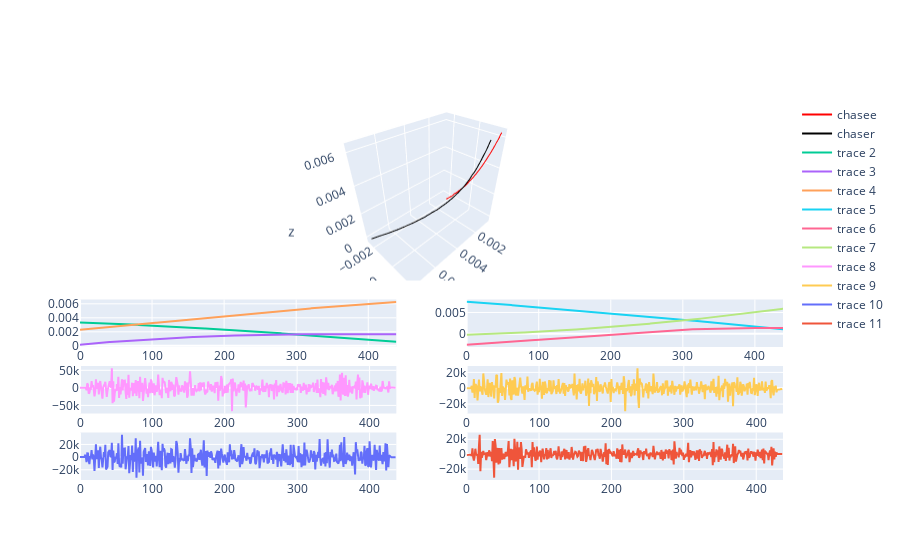
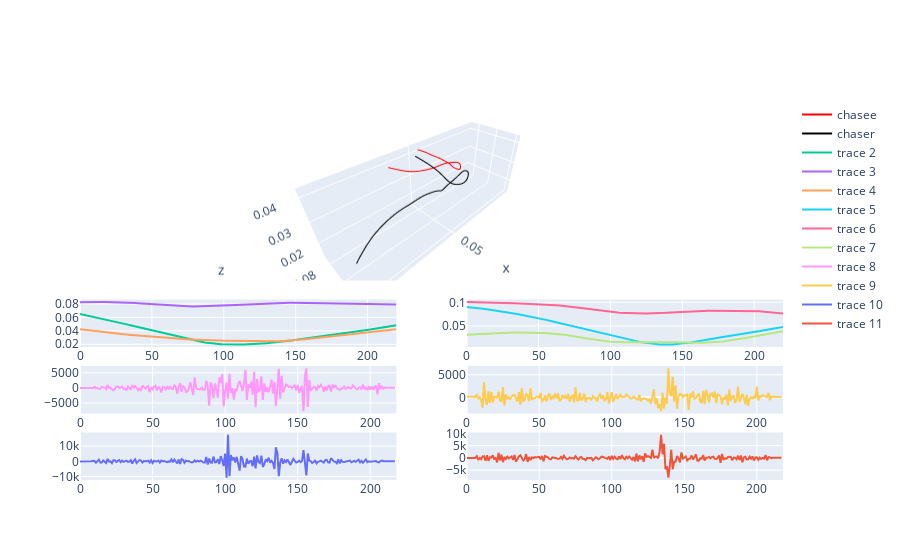
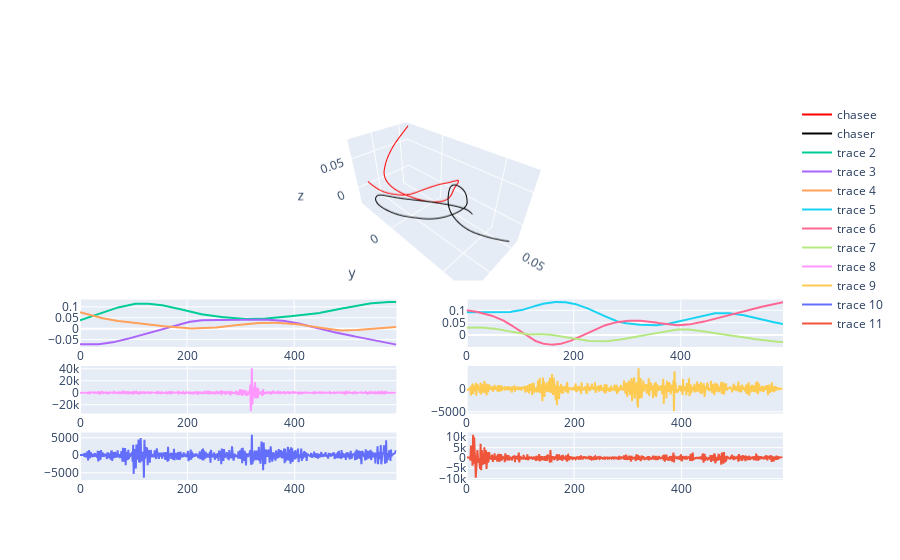
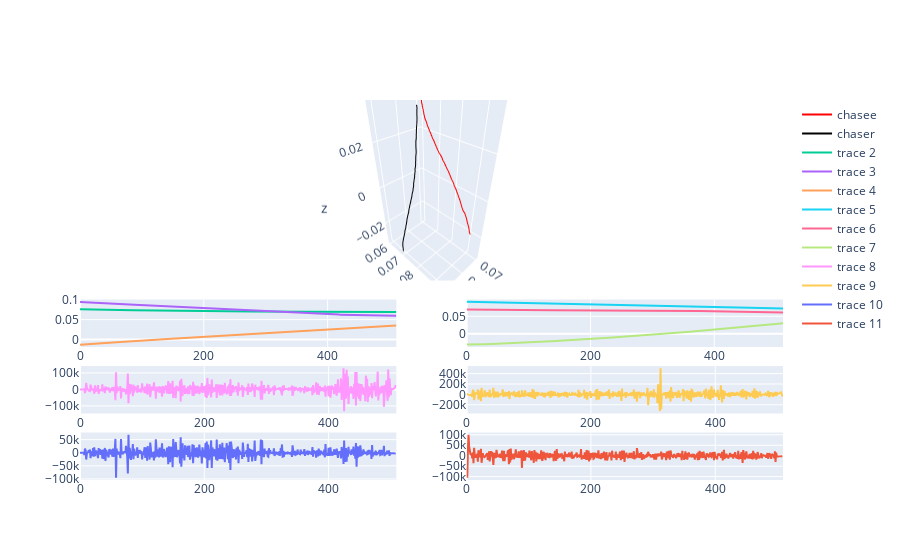

Here is the notebook cell these charts were saved with, in order:
### Code cell
for f in speed_files:
    name = f.split('\\')[-1][:-4]
    print(name)
    df_speed = pd.read_csv(f)
    
    df = pd.read_csv([f for f in COM_files if name[:-15] in f][0])
    
    fig = make_subplots(rows=6, cols = 2,
                       specs=[
        [{"rowspan": 3, "colspan": 2, "type": "scatter3d"}, None],
                           [None, None],
                           [None, None],
        [{"type": "scatter"}, {"type": "scatter"}],
                           [{"type": "scatter"}, {"type": "scatter"}],
                           [{"type": "scatter"}, {"type": "scatter"}]
    ])
    
    #row 1 - 3D tracks
    fig.add_trace(go.Scatter3d(x=df['chasee_com_x'], y=df['chasee_com_y'], z=df['chasee_com_z'],
                               mode = 'lines',
                               marker = dict(size = 4, color = "red"),
                                name = 'chasee'), row = 1, col = 1)
    fig.add_trace(go.Scatter3d(x=df['chaser_com_x'], y=df['chaser_com_y'], z=df['chaser_com_z'],
                               mode = 'lines',
                               marker = dict(size = 4, color = "black"),
                                name = 'chaser'), row = 1, col = 1)
    
    
    #row 2 - tracks in time
    fig.add_trace(go.Scatter(y= df['chasee_com_x'], mode='lines'), row=4, col=1)
    fig.add_trace(go.Scatter(y= df['chasee_com_y'], mode='lines'), row=4, col=1)
    fig.add_trace(go.Scatter(y= df['chasee_com_z'], mode='lines'), row=4, col=1)
    
    fig.add_trace(go.Scatter(y= df['chaser_com_x'], mode='lines'), row=4, col=2)
    fig.add_trace(go.Scatter(y= df['chaser_com_y'], mode='lines'), row=4, col=2)
    fig.add_trace(go.Scatter(y= df['chaser_com_z'], mode='lines'), row=4, col=2)
    
    # row 3 - theta speed
    fig.add_trace(go.Scatter(y= df_speed['chasee_theta_speed'], mode='lines'), row=5, col=1)
    fig.add_trace(go.Scatter(y= df_speed['chaser_theta_speed'], mode='lines'), row=5, col=2)
        
    #row 4 - phi speed
    fig.add_trace(go.Scatter(y= df_speed['chasee_phi_speed'], mode='lines'), row=6, col=1)
    fig.add_trace(go.Scatter(y= df_speed['chaser_phi_speed'], mode='lines'), row=6, col=2)
    fig.show()

### Figure 1 — Plotly figure (JSON) as saved in the notebook; plotly's stock layout.template omitted (floating-point values rounded to 4 significant figures; data arrays with more than 128 entries replaced by an {"elided": "..."} marker saying what was removed)
{"data": [{"marker": {"color": "red", "size": 4}, "mode": "lines", "name": "chasee", "scene": "scene", "type": "scatter3d", "x": {"elided": "440 float values"}, "y": {"elided": "440 float values"}, "z": {"elided": "440 float values"}}, {"marker": {"color": "black", "size": 4}, "mode": "lines", "name": "chaser", "scene": "scene", "type": "scatter3d", "x": {"elided": "440 float values"}, "y": {"elided": "440 float values"}, "z": {"elided": "440 float values"}}, {"mode": "lines", "type": "scatter", "xaxis": "x", "y": {"elided": "440 float values"}, "yaxis": "y"}, {"mode": "lines", "type": "scatter", "xaxis": "x", "y": {"elided": "440 float values"}, "yaxis": "y"}, {"mode": "lines", "type": "scatter", "xaxis": "x", "y": {"elided": "440 float values"}, "yaxis": "y"}, {"mode": "lines", "type": "scatter", "xaxis": "x2", "y": {"elided": "440 float values"}, "yaxis": "y2"}, {"mode": "lines", "type": "scatter", "xaxis": "x2", "y": {"elided": "440 float values"}, "yaxis": "y2"}, {"mode": "lines", "type": "scatter", "xaxis": "x2", "y": {"elided": "440 float values"}, "yaxis": "y2"}, {"mode": "lines", "type": "scatter", "xaxis": "x3", "y": {"elided": "438 float values"}, "yaxis": "y3"}, {"mode": "lines", "type": "scatter", "xaxis": "x4", "y": {"elided": "438 float values"}, "yaxis": "y4"}, {"mode": "lines", "type": "scatter", "xaxis": "x5", "y": {"elided": "438 float values"}, "yaxis": "y5"}, {"mode": "lines", "type": "scatter", "xaxis": "x6", "y": {"elided": "438 float values"}, "yaxis": "y6"}], "layout": {"scene": {"domain": {"x": [0, 1], "y": [0.525, 1]}}, "xaxis": {"anchor": "y", "domain": [0, 0.45]}, "xaxis2": {"anchor": "y2", "domain": [0.55, 1]}, "xaxis3": {"anchor": "y3", "domain": [0, 0.45]}, "xaxis4": {"anchor": "y4", "domain": [0.55, 1]}, "xaxis5": {"anchor": "y5", "domain": [0, 0.45]}, "xaxis6": {"anchor": "y6", "domain": [0.55, 1]}, "yaxis": {"anchor": "x", "domain": [0.35, 0.475]}, "yaxis2": {"anchor": "x2", "domain": [0.35, 0.475]}, "yaxis3": {"anchor": "x3", "domain": [0.175, 0.3]}, "yaxis4": {"anchor": "x4", "domain": [0.175, 0.3]}, "yaxis5": {"anchor": "x5", "domain": [0, 0.125]}, "yaxis6": {"anchor": "x6", "domain": [0, 0.125]}}}

### Figure 2 — Plotly figure (JSON) as saved in the notebook; plotly's stock layout.template omitted (floating-point values rounded to 4 significant figures; data arrays with more than 128 entries replaced by an {"elided": "..."} marker saying what was removed)
{"data": [{"marker": {"color": "red", "size": 4}, "mode": "lines", "name": "chasee", "scene": "scene", "type": "scatter3d", "x": {"elided": "221 float values"}, "y": {"elided": "221 float values"}, "z": {"elided": "221 float values"}}, {"marker": {"color": "black", "size": 4}, "mode": "lines", "name": "chaser", "scene": "scene", "type": "scatter3d", "x": {"elided": "221 float values"}, "y": {"elided": "221 float values"}, "z": {"elided": "221 float values"}}, {"mode": "lines", "type": "scatter", "xaxis": "x", "y": {"elided": "221 float values"}, "yaxis": "y"}, {"mode": "lines", "type": "scatter", "xaxis": "x", "y": {"elided": "221 float values"}, "yaxis": "y"}, {"mode": "lines", "type": "scatter", "xaxis": "x", "y": {"elided": "221 float values"}, "yaxis": "y"}, {"mode": "lines", "type": "scatter", "xaxis": "x2", "y": {"elided": "221 float values"}, "yaxis": "y2"}, {"mode": "lines", "type": "scatter", "xaxis": "x2", "y": {"elided": "221 float values"}, "yaxis": "y2"}, {"mode": "lines", "type": "scatter", "xaxis": "x2", "y": {"elided": "221 float values"}, "yaxis": "y2"}, {"mode": "lines", "type": "scatter", "xaxis": "x3", "y": {"elided": "219 float values"}, "yaxis": "y3"}, {"mode": "lines", "type": "scatter", "xaxis": "x4", "y": {"elided": "219 float values"}, "yaxis": "y4"}, {"mode": "lines", "type": "scatter", "xaxis": "x5", "y": {"elided": "219 float values"}, "yaxis": "y5"}, {"mode": "lines", "type": "scatter", "xaxis": "x6", "y": {"elided": "219 float values"}, "yaxis": "y6"}], "layout": {"scene": {"domain": {"x": [0, 1], "y": [0.525, 1]}}, "xaxis": {"anchor": "y", "domain": [0, 0.45]}, "xaxis2": {"anchor": "y2", "domain": [0.55, 1]}, "xaxis3": {"anchor": "y3", "domain": [0, 0.45]}, "xaxis4": {"anchor": "y4", "domain": [0.55, 1]}, "xaxis5": {"anchor": "y5", "domain": [0, 0.45]}, "xaxis6": {"anchor": "y6", "domain": [0.55, 1]}, "yaxis": {"anchor": "x", "domain": [0.35, 0.475]}, "yaxis2": {"anchor": "x2", "domain": [0.35, 0.475]}, "yaxis3": {"anchor": "x3", "domain": [0.175, 0.3]}, "yaxis4": {"anchor": "x4", "domain": [0.175, 0.3]}, "yaxis5": {"anchor": "x5", "domain": [0, 0.125]}, "yaxis6": {"anchor": "x6", "domain": [0, 0.125]}}}

### Figure 3 — Plotly figure (JSON) as saved in the notebook; plotly's stock layout.template omitted (floating-point values rounded to 4 significant figures; data arrays with more than 128 entries replaced by an {"elided": "..."} marker saying what was removed)
{"data": [{"marker": {"color": "red", "size": 4}, "mode": "lines", "name": "chasee", "scene": "scene", "type": "scatter3d", "x": {"elided": "592 float values"}, "y": {"elided": "592 float values"}, "z": {"elided": "592 float values"}}, {"marker": {"color": "black", "size": 4}, "mode": "lines", "name": "chaser", "scene": "scene", "type": "scatter3d", "x": {"elided": "592 float values"}, "y": {"elided": "592 float values"}, "z": {"elided": "592 float values"}}, {"mode": "lines", "type": "scatter", "xaxis": "x", "y": {"elided": "592 float values"}, "yaxis": "y"}, {"mode": "lines", "type": "scatter", "xaxis": "x", "y": {"elided": "592 float values"}, "yaxis": "y"}, {"mode": "lines", "type": "scatter", "xaxis": "x", "y": {"elided": "592 float values"}, "yaxis": "y"}, {"mode": "lines", "type": "scatter", "xaxis": "x2", "y": {"elided": "592 float values"}, "yaxis": "y2"}, {"mode": "lines", "type": "scatter", "xaxis": "x2", "y": {"elided": "592 float values"}, "yaxis": "y2"}, {"mode": "lines", "type": "scatter", "xaxis": "x2", "y": {"elided": "592 float values"}, "yaxis": "y2"}, {"mode": "lines", "type": "scatter", "xaxis": "x3", "y": {"elided": "590 float values"}, "yaxis": "y3"}, {"mode": "lines", "type": "scatter", "xaxis": "x4", "y": {"elided": "590 float values"}, "yaxis": "y4"}, {"mode": "lines", "type": "scatter", "xaxis": "x5", "y": {"elided": "590 float values"}, "yaxis": "y5"}, {"mode": "lines", "type": "scatter", "xaxis": "x6", "y": {"elided": "590 float values"}, "yaxis": "y6"}], "layout": {"scene": {"domain": {"x": [0, 1], "y": [0.525, 1]}}, "xaxis": {"anchor": "y", "domain": [0, 0.45]}, "xaxis2": {"anchor": "y2", "domain": [0.55, 1]}, "xaxis3": {"anchor": "y3", "domain": [0, 0.45]}, "xaxis4": {"anchor": "y4", "domain": [0.55, 1]}, "xaxis5": {"anchor": "y5", "domain": [0, 0.45]}, "xaxis6": {"anchor": "y6", "domain": [0.55, 1]}, "yaxis": {"anchor": "x", "domain": [0.35, 0.475]}, "yaxis2": {"anchor": "x2", "domain": [0.35, 0.475]}, "yaxis3": {"anchor": "x3", "domain": [0.175, 0.3]}, "yaxis4": {"anchor": "x4", "domain": [0.175, 0.3]}, "yaxis5": {"anchor": "x5", "domain": [0, 0.125]}, "yaxis6": {"anchor": "x6", "domain": [0, 0.125]}}}

### Figure 4 — Plotly figure (JSON) as saved in the notebook; plotly's stock layout.template omitted (floating-point values rounded to 4 significant figures; data arrays with more than 128 entries replaced by an {"elided": "..."} marker saying what was removed)
{"data": [{"marker": {"color": "red", "size": 4}, "mode": "lines", "name": "chasee", "scene": "scene", "type": "scatter3d", "x": {"elided": "512 float values"}, "y": {"elided": "512 float values"}, "z": {"elided": "512 float values"}}, {"marker": {"color": "black", "size": 4}, "mode": "lines", "name": "chaser", "scene": "scene", "type": "scatter3d", "x": {"elided": "512 float values"}, "y": {"elided": "512 float values"}, "z": {"elided": "512 float values"}}, {"mode": "lines", "type": "scatter", "xaxis": "x", "y": {"elided": "512 float values"}, "yaxis": "y"}, {"mode": "lines", "type": "scatter", "xaxis": "x", "y": {"elided": "512 float values"}, "yaxis": "y"}, {"mode": "lines", "type": "scatter", "xaxis": "x", "y": {"elided": "512 float values"}, "yaxis": "y"}, {"mode": "lines", "type": "scatter", "xaxis": "x2", "y": {"elided": "512 float values"}, "yaxis": "y2"}, {"mode": "lines", "type": "scatter", "xaxis": "x2", "y": {"elided": "512 float values"}, "yaxis": "y2"}, {"mode": "lines", "type": "scatter", "xaxis": "x2", "y": {"elided": "512 float values"}, "yaxis": "y2"}, {"mode": "lines", "type": "scatter", "xaxis": "x3", "y": {"elided": "510 float values"}, "yaxis": "y3"}, {"mode": "lines", "type": "scatter", "xaxis": "x4", "y": {"elided": "510 float values"}, "yaxis": "y4"}, {"mode": "lines", "type": "scatter", "xaxis": "x5", "y": {"elided": "510 float values"}, "yaxis": "y5"}, {"mode": "lines", "type": "scatter", "xaxis": "x6", "y": {"elided": "510 float values"}, "yaxis": "y6"}], "layout": {"scene": {"domain": {"x": [0, 1], "y": [0.525, 1]}}, "xaxis": {"anchor": "y", "domain": [0, 0.45]}, "xaxis2": {"anchor": "y2", "domain": [0.55, 1]}, "xaxis3": {"anchor": "y3", "domain": [0, 0.45]}, "xaxis4": {"anchor": "y4", "domain": [0.55, 1]}, "xaxis5": {"anchor": "y5", "domain": [0, 0.45]}, "xaxis6": {"anchor": "y6", "domain": [0.55, 1]}, "yaxis": {"anchor": "x", "domain": [0.35, 0.475]}, "yaxis2": {"anchor": "x2", "domain": [0.35, 0.475]}, "yaxis3": {"anchor": "x3", "domain": [0.175, 0.3]}, "yaxis4": {"anchor": "x4", "domain": [0.175, 0.3]}, "yaxis5": {"anchor": "x5", "domain": [0, 0.125]}, "yaxis6": {"anchor": "x6", "domain": [0, 0.125]}}}
